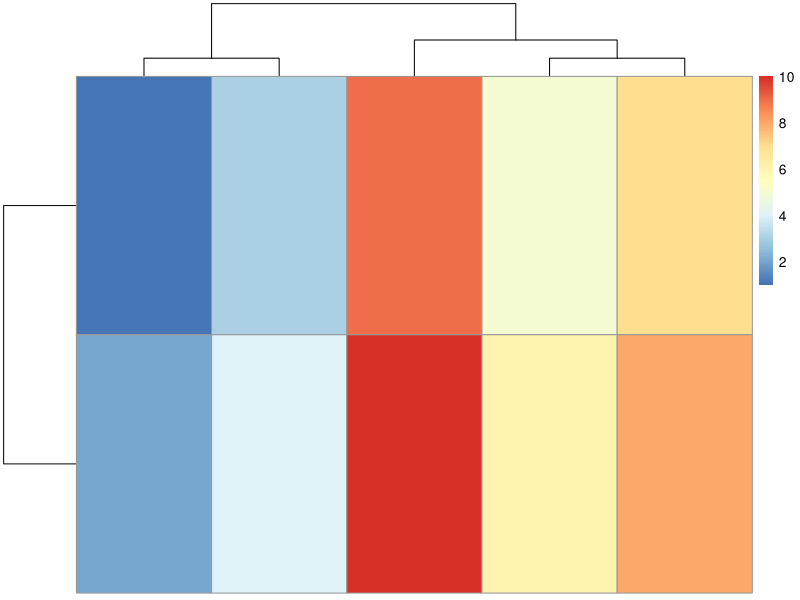

Write R code to recreate this figure. (Note: this script raises an error after producing the figure.)
a=c(1,2,3)
b=c(1,'a',2.0)
c = 1:10
cc = seq(1,10)
d = LETTERS[1:10]
e = ('jimmy')
f = 1

g = 1:10
dim(g) = c(2,5)
pheatmap::pheatmap(g)
# becomes string
g[1,2]='5'
pheatmap::pheatmap(g)

View(g)
class(g)
str(class(g))
str(g)
